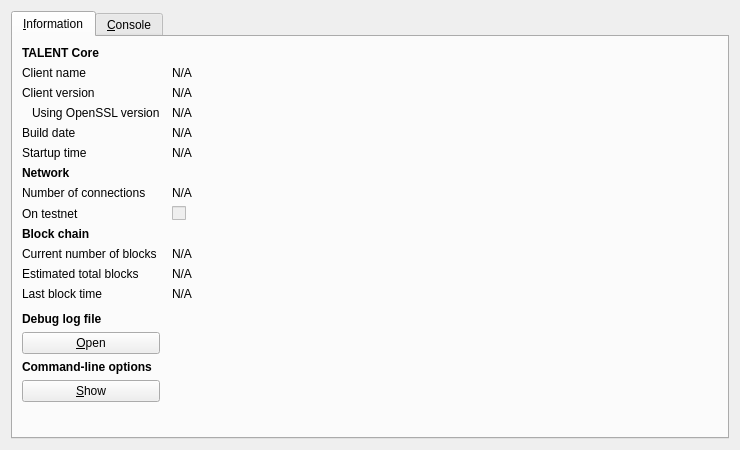
<?xml version="1.0" encoding="UTF-8"?>
<ui version="4.0">
 <class>RPCConsole</class>
 <widget class="QDialog" name="RPCConsole">
  <property name="geometry">
   <rect>
    <x>0</x>
    <y>0</y>
    <width>740</width>
    <height>450</height>
   </rect>
  </property>
  <property name="windowTitle">
   <string>TALENT - Debug window</string>
  </property>
  <layout class="QVBoxLayout" name="verticalLayout_2">
   <item>
    <widget class="QTabWidget" name="tabWidget">
     <property name="currentIndex">
      <number>0</number>
     </property>
     <widget class="QWidget" name="tab_info">
      <attribute name="title">
       <string>&amp;Information</string>
      </attribute>
      <layout class="QGridLayout" name="gridLayout" columnstretch="0,1">
       <property name="horizontalSpacing">
        <number>12</number>
       </property>
       <item row="0" column="0">
        <widget class="QLabel" name="label_9">
         <property name="font">
          <font>
           <weight>75</weight>
           <bold>true</bold>
          </font>
         </property>
         <property name="text">
          <string>TALENT Core</string>
         </property>
        </widget>
       </item>
       <item row="1" column="0">
        <widget class="QLabel" name="label_5">
         <property name="text">
          <string>Client name</string>
         </property>
        </widget>
       </item>
       <item row="1" column="1">
        <widget class="QLabel" name="clientName">
         <property name="cursor">
          <cursorShape>IBeamCursor</cursorShape>
         </property>
         <property name="text">
          <string>N/A</string>
         </property>
         <property name="textFormat">
          <enum>Qt::PlainText</enum>
         </property>
         <property name="textInteractionFlags">
          <set>Qt::LinksAccessibleByMouse|Qt::TextSelectableByKeyboard|Qt::TextSelectableByMouse</set>
         </property>
        </widget>
       </item>
       <item row="2" column="0">
        <widget class="QLabel" name="label_6">
         <property name="text">
          <string>Client version</string>
         </property>
        </widget>
       </item>
       <item row="2" column="1">
        <widget class="QLabel" name="clientVersion">
         <property name="cursor">
          <cursorShape>IBeamCursor</cursorShape>
         </property>
         <property name="text">
          <string>N/A</string>
         </property>
         <property name="textFormat">
          <enum>Qt::PlainText</enum>
         </property>
         <property name="textInteractionFlags">
          <set>Qt::LinksAccessibleByMouse|Qt::TextSelectableByKeyboard|Qt::TextSelectableByMouse</set>
         </property>
        </widget>
       </item>
       <item row="3" column="0">
        <widget class="QLabel" name="label_14">
         <property name="text">
          <string>Using OpenSSL version</string>
         </property>
         <property name="indent">
          <number>10</number>
         </property>
        </widget>
       </item>
       <item row="3" column="1">
        <widget class="QLabel" name="openSSLVersion">
         <property name="cursor">
          <cursorShape>IBeamCursor</cursorShape>
         </property>
         <property name="text">
          <string>N/A</string>
         </property>
         <property name="textFormat">
          <enum>Qt::PlainText</enum>
         </property>
         <property name="textInteractionFlags">
          <set>Qt::LinksAccessibleByMouse|Qt::TextSelectableByKeyboard|Qt::TextSelectableByMouse</set>
         </property>
        </widget>
       </item>
       <item row="4" column="0">
        <widget class="QLabel" name="label_12">
         <property name="text">
          <string>Build date</string>
         </property>
        </widget>
       </item>
       <item row="4" column="1">
        <widget class="QLabel" name="buildDate">
         <property name="cursor">
          <cursorShape>IBeamCursor</cursorShape>
         </property>
         <property name="text">
          <string>N/A</string>
         </property>
         <property name="textFormat">
          <enum>Qt::PlainText</enum>
         </property>
         <property name="textInteractionFlags">
          <set>Qt::LinksAccessibleByMouse|Qt::TextSelectableByKeyboard|Qt::TextSelectableByMouse</set>
         </property>
        </widget>
       </item>
       <item row="5" column="0">
        <widget class="QLabel" name="label_13">
         <property name="text">
          <string>Startup time</string>
         </property>
        </widget>
       </item>
       <item row="5" column="1">
        <widget class="QLabel" name="startupTime">
         <property name="cursor">
          <cursorShape>IBeamCursor</cursorShape>
         </property>
         <property name="text">
          <string>N/A</string>
         </property>
         <property name="textFormat">
          <enum>Qt::PlainText</enum>
         </property>
         <property name="textInteractionFlags">
          <set>Qt::LinksAccessibleByMouse|Qt::TextSelectableByKeyboard|Qt::TextSelectableByMouse</set>
         </property>
        </widget>
       </item>
       <item row="6" column="0">
        <widget class="QLabel" name="label_11">
         <property name="font">
          <font>
           <weight>75</weight>
           <bold>true</bold>
          </font>
         </property>
         <property name="text">
          <string>Network</string>
         </property>
        </widget>
       </item>
       <item row="7" column="0">
        <widget class="QLabel" name="label_7">
         <property name="text">
          <string>Number of connections</string>
         </property>
        </widget>
       </item>
       <item row="7" column="1">
        <widget class="QLabel" name="numberOfConnections">
         <property name="cursor">
          <cursorShape>IBeamCursor</cursorShape>
         </property>
         <property name="text">
          <string>N/A</string>
         </property>
         <property name="textFormat">
          <enum>Qt::PlainText</enum>
         </property>
         <property name="textInteractionFlags">
          <set>Qt::LinksAccessibleByMouse|Qt::TextSelectableByKeyboard|Qt::TextSelectableByMouse</set>
         </property>
        </widget>
       </item>
       <item row="8" column="0">
        <widget class="QLabel" name="label_8">
         <property name="text">
          <string>On testnet</string>
         </property>
        </widget>
       </item>
       <item row="8" column="1">
        <widget class="QCheckBox" name="isTestNet">
         <property name="enabled">
          <bool>false</bool>
         </property>
         <property name="text">
          <string/>
         </property>
        </widget>
       </item>
       <item row="9" column="0">
        <widget class="QLabel" name="label_10">
         <property name="font">
          <font>
           <weight>75</weight>
           <bold>true</bold>
          </font>
         </property>
         <property name="text">
          <string>Block chain</string>
         </property>
        </widget>
       </item>
       <item row="10" column="0">
        <widget class="QLabel" name="label_3">
         <property name="text">
          <string>Current number of blocks</string>
         </property>
        </widget>
       </item>
       <item row="10" column="1">
        <widget class="QLabel" name="numberOfBlocks">
         <property name="cursor">
          <cursorShape>IBeamCursor</cursorShape>
         </property>
         <property name="text">
          <string>N/A</string>
         </property>
         <property name="textFormat">
          <enum>Qt::PlainText</enum>
         </property>
         <property name="textInteractionFlags">
          <set>Qt::LinksAccessibleByMouse|Qt::TextSelectableByKeyboard|Qt::TextSelectableByMouse</set>
         </property>
        </widget>
       </item>
       <item row="11" column="0">
        <widget class="QLabel" name="label_4">
         <property name="text">
          <string>Estimated total blocks</string>
         </property>
        </widget>
       </item>
       <item row="11" column="1">
        <widget class="QLabel" name="totalBlocks">
         <property name="cursor">
          <cursorShape>IBeamCursor</cursorShape>
         </property>
         <property name="text">
          <string>N/A</string>
         </property>
         <property name="textFormat">
          <enum>Qt::PlainText</enum>
         </property>
         <property name="textInteractionFlags">
          <set>Qt::LinksAccessibleByMouse|Qt::TextSelectableByKeyboard|Qt::TextSelectableByMouse</set>
         </property>
        </widget>
       </item>
       <item row="12" column="0">
        <widget class="QLabel" name="label_2">
         <property name="text">
          <string>Last block time</string>
         </property>
        </widget>
       </item>
       <item row="12" column="1">
        <widget class="QLabel" name="lastBlockTime">
         <property name="cursor">
          <cursorShape>IBeamCursor</cursorShape>
         </property>
         <property name="text">
          <string>N/A</string>
         </property>
         <property name="textFormat">
          <enum>Qt::PlainText</enum>
         </property>
         <property name="textInteractionFlags">
          <set>Qt::LinksAccessibleByMouse|Qt::TextSelectableByKeyboard|Qt::TextSelectableByMouse</set>
         </property>
        </widget>
       </item>
       <item row="13" column="0">
        <spacer name="verticalSpacer_2">
         <property name="orientation">
          <enum>Qt::Vertical</enum>
         </property>
         <property name="sizeHint" stdset="0">
          <size>
           <width>20</width>
           <height>20</height>
          </size>
         </property>
        </spacer>
       </item>
       <item row="14" column="0">
        <widget class="QLabel" name="labelDebugLogfile">
         <property name="font">
          <font>
           <weight>75</weight>
           <bold>true</bold>
          </font>
         </property>
         <property name="text">
          <string>Debug log file</string>
         </property>
        </widget>
       </item>
       <item row="15" column="0">
        <widget class="QPushButton" name="openDebugLogfileButton">
         <property name="toolTip">
          <string>Open the TALENT debug log file from the current data directory. This can take a few seconds for large log files.</string>
         </property>
         <property name="text">
          <string>&amp;Open</string>
         </property>
         <property name="autoDefault">
          <bool>false</bool>
         </property>
        </widget>
       </item>
       <item row="16" column="0">
        <widget class="QLabel" name="labelCLOptions">
         <property name="font">
          <font>
           <weight>75</weight>
           <bold>true</bold>
          </font>
         </property>
         <property name="text">
          <string>Command-line options</string>
         </property>
        </widget>
       </item>
       <item row="17" column="0">
        <widget class="QPushButton" name="showCLOptionsButton">
         <property name="toolTip">
          <string>Show the TALENT-Qt help message to get a list with possible TALENT command-line options.</string>
         </property>
         <property name="text">
          <string>&amp;Show</string>
         </property>
         <property name="autoDefault">
          <bool>false</bool>
         </property>
        </widget>
       </item>
       <item row="18" column="0">
        <spacer name="verticalSpacer">
         <property name="orientation">
          <enum>Qt::Vertical</enum>
         </property>
         <property name="sizeHint" stdset="0">
          <size>
           <width>20</width>
           <height>40</height>
          </size>
         </property>
        </spacer>
       </item>
      </layout>
     </widget>
     <widget class="QWidget" name="tab_console">
      <attribute name="title">
       <string>&amp;Console</string>
      </attribute>
      <layout class="QVBoxLayout" name="verticalLayout_3">
       <property name="spacing">
        <number>3</number>
       </property>
       <item>
        <widget class="QTextEdit" name="messagesWidget">
         <property name="minimumSize">
          <size>
           <width>0</width>
           <height>100</height>
          </size>
         </property>
         <property name="readOnly">
          <bool>true</bool>
         </property>
         <property name="tabKeyNavigation" stdset="0">
          <bool>false</bool>
         </property>
         <property name="columnCount" stdset="0">
          <number>2</number>
         </property>
        </widget>
       </item>
       <item>
        <layout class="QHBoxLayout" name="horizontalLayout">
         <property name="spacing">
          <number>3</number>
         </property>
         <item>
          <widget class="QLabel" name="label">
           <property name="text">
            <string notr="true">&gt;</string>
           </property>
          </widget>
         </item>
         <item>
          <widget class="QLineEdit" name="lineEdit"/>
         </item>
         <item>
          <widget class="QPushButton" name="clearButton">
           <property name="maximumSize">
            <size>
             <width>24</width>
             <height>24</height>
            </size>
           </property>
           <property name="toolTip">
            <string>Clear console</string>
           </property>
           <property name="text">
            <string/>
           </property>
           <property name="icon">
            <iconset resource="../bitcoin.qrc">
             <normaloff>:/icons/remove</normaloff>:/icons/remove</iconset>
           </property>
           <property name="shortcut">
            <string notr="true">Ctrl+L</string>
           </property>
           <property name="autoDefault">
            <bool>false</bool>
           </property>
          </widget>
         </item>
        </layout>
       </item>
      </layout>
     </widget>
    </widget>
   </item>
  </layout>
 </widget>
 <resources>
  <include location="../bitcoin.qrc"/>
 </resources>
 <connections/>
</ui>
